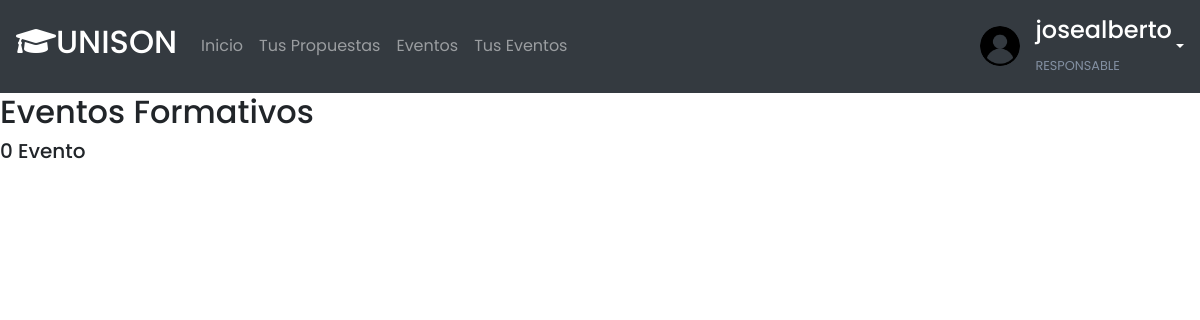
The page /Eventos (signed in) on the database as committed earlier.
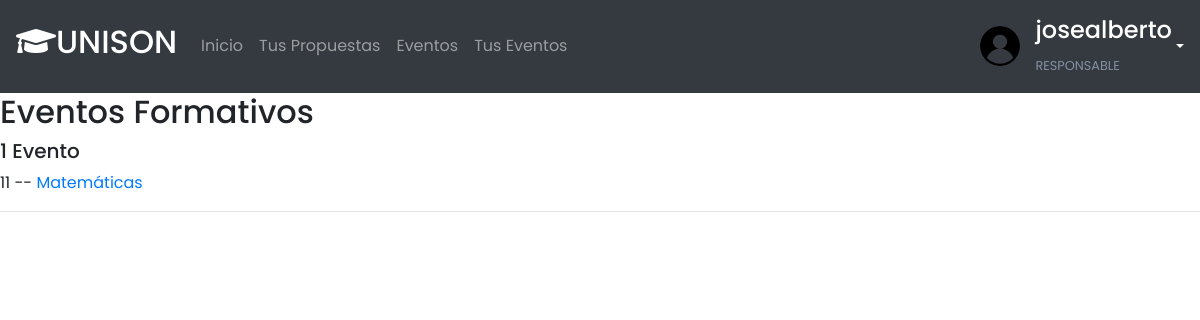
The same page on the database as committed later.
### eventos/models.py (models this page shows, shortened)
class Evento(models.Model):
    nombre = models.CharField(max_length=200)
    TIPO_EVENTOS = (
            ('Diplomado','Diplomado'),
            ('Curso','Curso'),
            ('Taller','Taller'),
            ('Programa Especial','Programa Especial')
        )
    TipoEventos =  models.CharField(max_length=30,null=True,choices=TIPO_EVENTOS)
    TIPO_MODALIDAD = (
            ('En Linea', 'En Linea'),
            ('Presencial','Presencial'),
            ('Mixta','Mixta')
        )
    modalidad = models.CharField(max_length=30,null=True,choices=TIPO_MODALIDAD)
    objetivos = models.TextField(null=True)
    experiencias = models.TextField(null=True)
    contenido = models.TextField(null=True)
    recursos_y_materiales = models.TextField(null=True,blank=True)
    Estrategias_de_Evaluacion = models.TextField(null=True)
    Duracion_en_horas = models.PositiveIntegerField(default=1,validators=[MinValueValidator(10), MaxValueValidator(400)])
    Fecha_de_Inicio = models.DateField()
    Fecha_de_Fin = models.DateField()
    Referencias_y_bibliografia = models.TextField(null=True,blank=True)
    Utilidad_y_Oportunidad_del_programa = models.TextField(null=True)
    Cupo_Maximo = models.PositiveIntegerField(default=1,validators=[MinValueValidator(1), MaxValueValidator(200)])
    Requisistos_de_Acreditacion = models.TextField(null=True)
    Experiencia_y_pericia_de_Instructores = models.TextField(null=True)
    Dirigido_a = models.TextField(null=True)
    Requisitos_de_Participacion = models.TextField(null=True)
    Curriculum_de_los_Instructores = models.TextField(null=True)
    Capacidad_de_autofinanciamiento = models.TextField(null=True,blank=True)
    updated = models.DateTimeField(auto_now=True)
    created = models.DateTimeField(auto_now_add=True)
    responsable = models.ForeignKey(Responsable, null=True, on_delete= models.SET_NULL,default=Responsable)
    ESTATUS = (
            ('Aceptado','Aceptado'),
            ('Pendiente','Pendiente'),
            ('Rechazado','Rechazado')
        )
    estatus = models.CharField(max_length=20,default=ESTATUS[1], choices=ESTATUS)
    class Meta:
        ordering = ['created']

### eventos/views.py (the view)
# urls.py: path('Eventos', views.AllEventos, name="AllEventos"),
@login_required(login_url='login')
def AllEventos(request):
        Propuestas = Evento.objects.filter(estatus = 'Aceptado')
        propuesta_count = Propuestas.count()
        context = {'Propuestas':Propuestas, 'propuesta_count':propuesta_count}
        return render(request,'Eventos.html', context)

### eventos/templates/Eventos.html
{% extends 'main.html' %}
{% block content %}
<h2>Eventos Formativos</h2>
<h5>{{propuesta_count}} {% if propuesta_count < 2 %} Evento {% else %} Eventos {% endif %}</h5>
{% for propuesta in Propuestas %}
<div>
    {{propuesta.id}} -- <a href="{% url 'Propuesta' propuesta.id %}">{{propuesta.nombre}}</a>
    <hr>
</div>
{% endfor %}
{% endblock %}

Rows that differ between the two databases and show on the page:
now on this page (row edited): Evento: id "11", nombre "Matemáticas"
Other text that changed with them:
{{ propuesta_count }}: "0" → "1"
